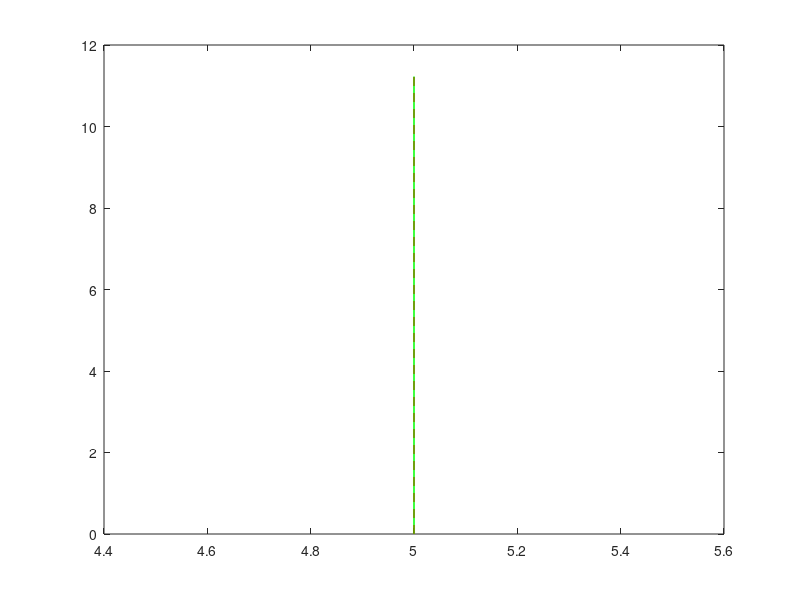

The MATLAB source for this figure:
%
%
% This script implements the Simpson's 3/8 rule
%
% Input:
% -- Function
% -- a
% -- b
%
% Output:
% -- Integral
% -- Error(compared to Adaptive Quadrature)
% -- Graph
%

close all
clear all
clc

%Ask for the function
%name = input(' Give me the function: ');
%fun = str2func(name);
%fun = @(x) 0.2+25*x-200*x.^2+675*x.^3-900*x.^4+400*x.^5
fun = @(x) sqrt(x.^3+1)
% Ask for limits
a = input(' Lower limit: ');
b = input(' Upper limit: ');

%Estimation of the integral using one application of the Simpson's rule
% Integral = (b-a)*((fun(a) + 4*fun((a+b)/2) + fun(b))/6)
%n = input(' Number of steps: ');
h = (b-a)/3;
%base = 2*h;

%x = a:h:b;
%y = fun(x);

%I = zeros(n,1);

%Graph of the function
x1 = linspace(a,b);
y1 = fun(x1);
plot(x1,y1)
hold on
% First left wall
plot([a a],[0 fun(a)],'g')
hold on

Integral = (b-a)*((fun(a) + 3*fun(a+h)+3*fun(a+2*h) + fun(b))/8)
    %I(k) = base * aveHeight;
    %Central wall1:
    plot([a+h a+h],[0 fun(a+h)],'r--')
    hold on
    
    %Central wall2:
    plot([a+2*h a+2*h],[0 fun(a+2*h)],'r--')
    hold on
    
    %Right wall:
    plot([b b],[0 fun(b)],'g')
    
    %Ceiling
    DATA = [a fun(a); a+h fun(a+h); a+2*h fun(a+2*h); b fun(b)];
    x2 = linspace(a,b);
    	y2 = zeros(1,100);
    	for p= 1:100
       	 
         	L = ones(4,1);
   	 
        	for i=1:4
            	for j=1:4
                	if i~=j
                    	L(i) = L(i)*((x2(p) - DATA(j,1))/(DATA(i,1)-DATA(j,1)));
                	end
            	end
        	end
        	y2(p) = sum(L.*DATA(:,2));
    	end
    	plot(x2, y2, 'm')
        hold on
%end

%Integral = sum(I)
Real = integral(fun,a,b);
APRE = abs((Real - Integral)/Real)*100